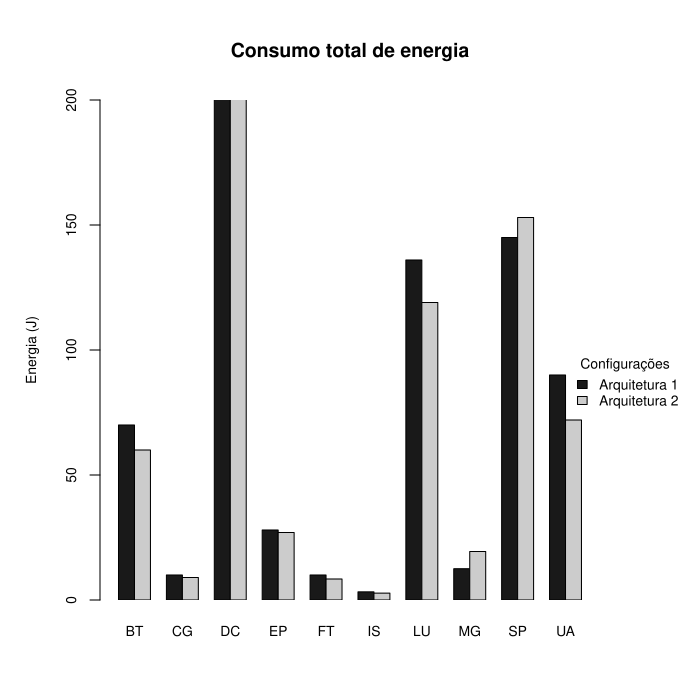

Reproduce this figure in R.
acertos <- matrix(c(70,10,550,28, 10,
                    3.25,136,12.5,145,90,
                    60,9,500,27, 8.4,
                    2.75,119,19.4,153, 72), ncol=10, byrow=TRUE)

colnames(acertos) <- c("BT","CG","DC","EP","FT","IS","LU","MG","SP","UA")
rownames(acertos) <- c("Arquitetura 1","Arquitetura 2")
ac_data <- as.table(acertos)

ac_data 

par(xpd = TRUE, mar=c(5, 5, 5, 5), oma=c(0,0,0,0))
barplot(as.matrix(ac_data), main = "Consumo total de energia",
        ylab="Energia (J)", cex.lab=0.8,
        cex.axis = 0.8,
        beside=TRUE, ylim=c(0, 200), xpd = FALSE,
        cex.names = 0.8,
        col=grey.colors(n = 2, start = 0.1, end = 0.8))

legend(29, 99, rownames(acertos), cex=0.8, title="Configurações", bty="n",
       fill=grey.colors(n = 2, start = 0.1, end = 0.8));
